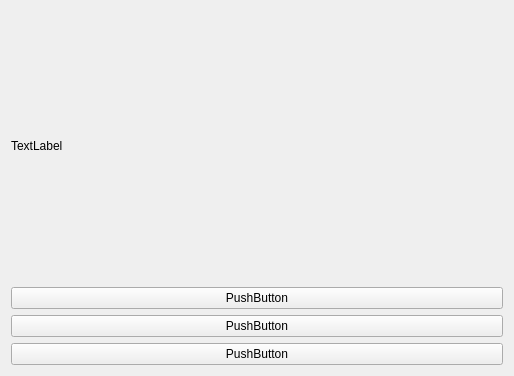
<?xml version="1.0" encoding="UTF-8"?>
<ui version="4.0">
 <class>paginaEdit</class>
 <widget class="QWidget" name="paginaEdit">
  <property name="geometry">
   <rect>
    <x>0</x>
    <y>0</y>
    <width>514</width>
    <height>376</height>
   </rect>
  </property>
  <property name="windowTitle">
   <string>Form</string>
  </property>
  <layout class="QGridLayout" name="gridLayout">
   <item row="2" column="0">
    <widget class="QPushButton" name="pushButton_2">
     <property name="text">
      <string>PushButton</string>
     </property>
    </widget>
   </item>
   <item row="1" column="0">
    <widget class="QPushButton" name="pushButton_1">
     <property name="text">
      <string>PushButton</string>
     </property>
    </widget>
   </item>
   <item row="0" column="0">
    <widget class="QLabel" name="label">
     <property name="text">
      <string>TextLabel</string>
     </property>
    </widget>
   </item>
   <item row="3" column="0">
    <widget class="QPushButton" name="pushButton_3">
     <property name="text">
      <string>PushButton</string>
     </property>
    </widget>
   </item>
  </layout>
 </widget>
 <resources/>
 <connections/>
</ui>
